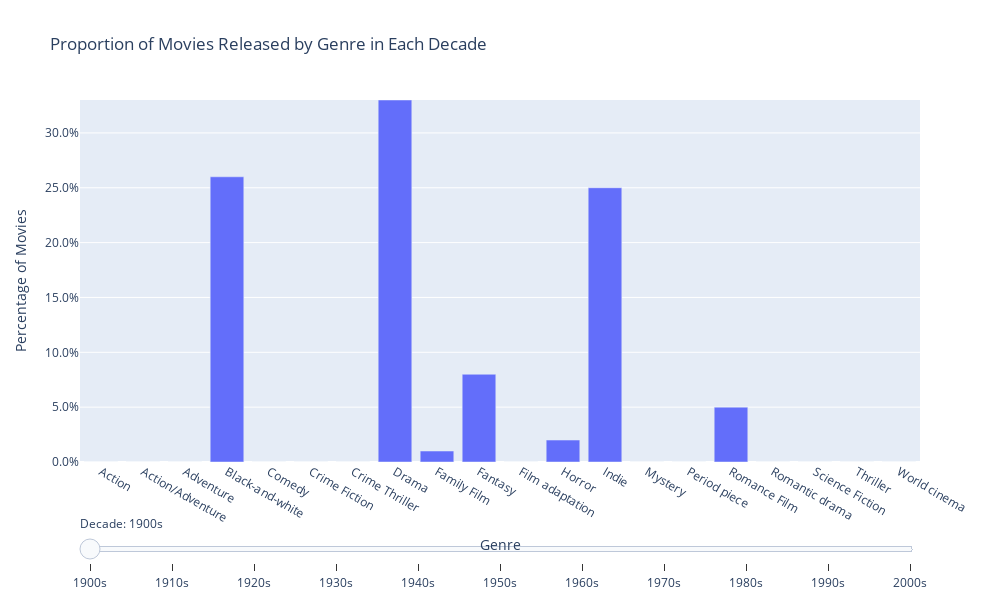

Here is the notebook cell this chart was saved with:
### Code cell
# Create an interactive figure
fig = go.Figure()

# Iterate through each decade and create a bar plot for it
for decade in movies_per_decade_by_genre_normalized.index:
    fig.add_trace(go.Bar(
        x=movies_per_decade_by_genre_normalized.columns,
        y=movies_per_decade_by_genre_normalized.loc[decade], # Convert to percentage
        name=f'{decade}s',
        visible=False # Initially set all traces to invisible
    ))

# Set the first decade to be visible
fig.data[0].visible = True

# Create the slider steps
steps = []
for i, decade in enumerate(movies_per_decade_by_genre_normalized.index):
    step = dict(
        method="update",
        args=[{"visible": [False] * len(fig.data)}], # Hide all traces
        label=f"{decade}s"
    )
    step["args"][0]["visible"][i] = True # Set the current decade's trace to visible
    steps.append(step)

# Determine the maximum value for the y-axis
max_y_value = movies_per_decade_by_genre_normalized.max().max()

# Create slider
sliders = [dict(
    active=0,
    currentvalue={"prefix": "Decade: "},
    pad={"t": 50},
    steps=steps
)]

# Update the layout to include the slider and fix y-axis range
fig.update_layout(
    sliders=sliders,
    title='Proportion of Movies Released by Genre in Each Decade',
    xaxis_title='Genre',
    yaxis_title='Percentage of Movies',
    yaxis=dict(
        tickformat=".1%",
        range=[0, max_y_value] # Fix y-axis range from 0 to the maximum value
    ),
    barmode='group',
    width=1000, # Set figure width
    height=600 # Set figure height
)

# Show the plot
fig.show()

### Figure 1 — Plotly figure (JSON) as saved in the notebook; plotly's stock layout.template omitted (floating-point values rounded to 4 significant figures)
{"data": [{"name": "1900s", "type": "bar", "visible": true, "x": ["Action", "Action/Adventure", "Adventure", "Black-and-white", "Comedy", "Crime Fiction", "Crime Thriller", "Drama", "Family Film", "Fantasy", "Film adaptation", "Horror", "Indie", "Mystery", "Period piece", "Romance Film", "Romantic drama", "Science Fiction", "Thriller", "World cinema"], "y": [0, 0, 0, 0.26, 0, 0, 0, 0.33, 0.01, 0.08, 0, 0.02, 0.25, 0, 0, 0.05, 0, 0, 0, 0]}, {"name": "1910s", "type": "bar", "visible": false, "x": ["Action", "Action/Adventure", "Adventure", "Black-and-white", "Comedy", "Crime Fiction", "Crime Thriller", "Drama", "Family Film", "Fantasy", "Film adaptation", "Horror", "Indie", "Mystery", "Period piece", "Romance Film", "Romantic drama", "Science Fiction", "Thriller", "World cinema"], "y": [0.004283, 0.004283, 0.0364, 0.2827, 0.02998, 0, 0, 0.2998, 0.002141, 0.04711, 0, 0.02141, 0.2248, 0, 0, 0.0257, 0, 0.01285, 0.006424, 0.002141]}, {"name": "1920s", "type": "bar", "visible": false, "x": ["Action", "Action/Adventure", "Adventure", "Black-and-white", "Comedy", "Crime Fiction", "Crime Thriller", "Drama", "Family Film", "Fantasy", "Film adaptation", "Horror", "Indie", "Mystery", "Period piece", "Romance Film", "Romantic drama", "Science Fiction", "Thriller", "World cinema"], "y": [0.02857, 0.03377, 0.02727, 0.2364, 0.04416, 0.04935, 0.005195, 0.2091, 0.01039, 0.02208, 0.02208, 0.02727, 0.161, 0.02208, 0.002597, 0.04416, 0.01688, 0.01169, 0.01688, 0.009091]}, {"name": "1930s", "type": "bar", "visible": false, "x": ["Action", "Action/Adventure", "Adventure", "Black-and-white", "Comedy", "Crime Fiction", "Crime Thriller", "Drama", "Family Film", "Fantasy", "Film adaptation", "Horror", "Indie", "Mystery", "Period piece", "Romance Film", "Romantic drama", "Science Fiction", "Thriller", "World cinema"], "y": [0.05253, 0.0399, 0.05808, 0.2242, 0.06667, 0.0404, 0.01414, 0.1692, 0.03232, 0.01919, 0.03838, 0.04293, 0.001515, 0.04242, 0.01061, 0.07323, 0.02222, 0.009596, 0.03838, 0.00404]}, {"name": "1940s", "type": "bar", "visible": false, "x": ["Action", "Action/Adventure", "Adventure", "Black-and-white", "Comedy", "Crime Fiction", "Crime Thriller", "Drama", "Family Film", "Fantasy", "Film adaptation", "Horror", "Indie", "Mystery", "Period piece", "Romance Film", "Romantic drama", "Science Fiction", "Thriller", "World cinema"], "y": [0.03642, 0.027, 0.04133, 0.1751, 0.07201, 0.06097, 0.03273, 0.1923, 0.03151, 0.02373, 0.02823, 0.02291, 0.0004092, 0.05728, 0.008592, 0.07283, 0.02741, 0.007365, 0.07283, 0.009002]}, {"name": "1950s", "type": "bar", "visible": false, "x": ["Action", "Action/Adventure", "Adventure", "Black-and-white", "Comedy", "Crime Fiction", "Crime Thriller", "Drama", "Family Film", "Fantasy", "Film adaptation", "Horror", "Indie", "Mystery", "Period piece", "Romance Film", "Romantic drama", "Science Fiction", "Thriller", "World cinema"], "y": [0.04682, 0.0494, 0.05112, 0.08247, 0.05412, 0.06186, 0.02448, 0.2195, 0.04296, 0.02277, 0.03308, 0.04081, 0.005155, 0.03308, 0.0116, 0.0799, 0.02878, 0.03351, 0.06486, 0.01375]}, {"name": "1960s", "type": "bar", "visible": false, "x": ["Action", "Action/Adventure", "Adventure", "Black-and-white", "Comedy", "Crime Fiction", "Crime Thriller", "Drama", "Family Film", "Fantasy", "Film adaptation", "Horror", "Indie", "Mystery", "Period piece", "Romance Film", "Romantic drama", "Science Fiction", "Thriller", "World cinema"], "y": [0.06351, 0.05829, 0.05782, 0.04692, 0.08863, 0.04123, 0.01517, 0.2, 0.0436, 0.02133, 0.04171, 0.05545, 0.02038, 0.02749, 0.009479, 0.06588, 0.02322, 0.02512, 0.0654, 0.02938]}, {"name": "1970s", "type": "bar", "visible": false, "x": ["Action", "Action/Adventure", "Adventure", "Black-and-white", "Comedy", "Crime Fiction", "Crime Thriller", "Drama", "Family Film", "Fantasy", "Film adaptation", "Horror", "Indie", "Mystery", "Period piece", "Romance Film", "Romantic drama", "Science Fiction", "Thriller", "World cinema"], "y": [0.07585, 0.06321, 0.04646, 0.004425, 0.06416, 0.06195, 0.02623, 0.1814, 0.0237, 0.02118, 0.03824, 0.07933, 0.03003, 0.03887, 0.03097, 0.04077, 0.01738, 0.03445, 0.09576, 0.0256]}, {"name": "1980s", "type": "bar", "visible": false, "x": ["Action", "Action/Adventure", "Adventure", "Black-and-white", "Comedy", "Crime Fiction", "Crime Thriller", "Drama", "Family Film", "Fantasy", "Film adaptation", "Horror", "Indie", "Mystery", "Period piece", "Romance Film", "Romantic drama", "Science Fiction", "Thriller", "World cinema"], "y": [0.07505, 0.06447, 0.05247, 0.001424, 0.09233, 0.05105, 0.02441, 0.1474, 0.03803, 0.03925, 0.02217, 0.0722, 0.0423, 0.0299, 0.01708, 0.04942, 0.02217, 0.04556, 0.08745, 0.02583]}, {"name": "1990s", "type": "bar", "visible": false, "x": ["Action", "Action/Adventure", "Adventure", "Black-and-white", "Comedy", "Crime Fiction", "Crime Thriller", "Drama", "Family Film", "Fantasy", "Film adaptation", "Horror", "Indie", "Mystery", "Period piece", "Romance Film", "Romantic drama", "Science Fiction", "Thriller", "World cinema"], "y": [0.07252, 0.05256, 0.04251, 0.001222, 0.09643, 0.06084, 0.033, 0.1562, 0.0402, 0.03667, 0.02879, 0.0383, 0.04129, 0.02648, 0.03151, 0.06478, 0.02893, 0.02635, 0.09684, 0.02458]}, {"name": "2000s", "type": "bar", "visible": false, "x": ["Action", "Action/Adventure", "Adventure", "Black-and-white", "Comedy", "Crime Fiction", "Crime Thriller", "Drama", "Family Film", "Fantasy", "Film adaptation", "Horror", "Indie", "Mystery", "Period piece", "Romance Film", "Romantic drama", "Science Fiction", "Thriller", "World cinema"], "y": [0.06785, 0.0527, 0.03683, 0.0008058, 0.08687, 0.05455, 0.03118, 0.1562, 0.02643, 0.03086, 0.0245, 0.05689, 0.04633, 0.03263, 0.0274, 0.06269, 0.02699, 0.02981, 0.1067, 0.04182]}], "layout": {"barmode": "group", "height": 600, "sliders": [{"active": 0, "currentvalue": {"prefix": "Decade: "}, "pad": {"t": 50}, "steps": [{"args": [{"visible": [true, false, false, false, false, false, false, false, false, false, false]}], "label": "1900s", "method": "update"}, {"args": [{"visible": [false, true, false, false, false, false, false, false, false, false, false]}], "label": "1910s", "method": "update"}, {"args": [{"visible": [false, false, true, false, false, false, false, false, false, false, false]}], "label": "1920s", "method": "update"}, {"args": [{"visible": [false, false, false, true, false, false, false, false, false, false, false]}], "label": "1930s", "method": "update"}, {"args": [{"visible": [false, false, false, false, true, false, false, false, false, false, false]}], "label": "1940s", "method": "update"}, {"args": [{"visible": [false, false, false, false, false, true, false, false, false, false, false]}], "label": "1950s", "method": "update"}, {"args": [{"visible": [false, false, false, false, false, false, true, false, false, false, false]}], "label": "1960s", "method": "update"}, {"args": [{"visible": [false, false, false, false, false, false, false, true, false, false, false]}], "label": "1970s", "method": "update"}, {"args": [{"visible": [false, false, false, false, false, false, false, false, true, false, false]}], "label": "1980s", "method": "update"}, {"args": [{"visible": [false, false, false, false, false, false, false, false, false, true, false]}], "label": "1990s", "method": "update"}, {"args": [{"visible": [false, false, false, false, false, false, false, false, false, false, true]}], "label": "2000s", "method": "update"}]}], "title": {"text": "Proportion of Movies Released by Genre in Each Decade"}, "width": 1000, "xaxis": {"title": {"text": "Genre"}}, "yaxis": {"range": [0, 0.33], "tickformat": ".1%", "title": {"text": "Percentage of Movies"}}}}
